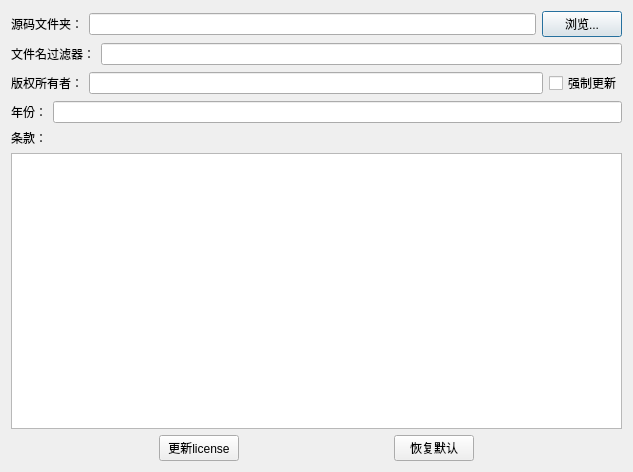
<?xml version="1.0" encoding="UTF-8"?>
<ui version="4.0">
 <class>Dialog</class>
 <widget class="QDialog" name="Dialog">
  <property name="geometry">
   <rect>
    <x>0</x>
    <y>0</y>
    <width>633</width>
    <height>472</height>
   </rect>
  </property>
  <property name="windowTitle">
   <string>Dialog</string>
  </property>
  <layout class="QVBoxLayout" name="verticalLayout_2">
   <item>
    <layout class="QHBoxLayout" name="horizontalLayout">
     <item>
      <widget class="QLabel" name="label">
       <property name="text">
        <string>源码文件夹：</string>
       </property>
      </widget>
     </item>
     <item>
      <widget class="QLineEdit" name="lineEditDir"/>
     </item>
     <item>
      <widget class="QPushButton" name="pushButtonDir">
       <property name="text">
        <string>浏览...</string>
       </property>
      </widget>
     </item>
    </layout>
   </item>
   <item>
    <layout class="QHBoxLayout" name="horizontalLayout_2">
     <item>
      <widget class="QLabel" name="label_2">
       <property name="text">
        <string>文件名过滤器：</string>
       </property>
      </widget>
     </item>
     <item>
      <widget class="QLineEdit" name="lineEditSuffix"/>
     </item>
    </layout>
   </item>
   <item>
    <layout class="QHBoxLayout" name="horizontalLayout_3">
     <item>
      <widget class="QLabel" name="label_3">
       <property name="text">
        <string>版权所有者：</string>
       </property>
      </widget>
     </item>
     <item>
      <widget class="QLineEdit" name="lineEditCopyright"/>
     </item>
     <item>
      <widget class="QCheckBox" name="checkBoxForceRenew">
       <property name="text">
        <string>强制更新</string>
       </property>
      </widget>
     </item>
    </layout>
   </item>
   <item>
    <layout class="QHBoxLayout" name="horizontalLayout_4">
     <item>
      <widget class="QLabel" name="label_4">
       <property name="text">
        <string>年份：</string>
       </property>
      </widget>
     </item>
     <item>
      <widget class="QLineEdit" name="lineEditYear"/>
     </item>
    </layout>
   </item>
   <item>
    <layout class="QVBoxLayout" name="verticalLayout">
     <item>
      <widget class="QLabel" name="label_5">
       <property name="text">
        <string>条款：</string>
       </property>
      </widget>
     </item>
     <item>
      <widget class="QPlainTextEdit" name="plainTextEditLicense"/>
     </item>
    </layout>
   </item>
   <item>
    <layout class="QHBoxLayout" name="horizontalLayout_5">
     <item>
      <spacer name="horizontalSpacer_2">
       <property name="orientation">
        <enum>Qt::Horizontal</enum>
       </property>
       <property name="sizeHint" stdset="0">
        <size>
         <width>40</width>
         <height>20</height>
        </size>
       </property>
      </spacer>
     </item>
     <item>
      <widget class="QPushButton" name="pushButtonRenew">
       <property name="text">
        <string>更新license</string>
       </property>
      </widget>
     </item>
     <item>
      <spacer name="horizontalSpacer_3">
       <property name="orientation">
        <enum>Qt::Horizontal</enum>
       </property>
       <property name="sizeHint" stdset="0">
        <size>
         <width>40</width>
         <height>20</height>
        </size>
       </property>
      </spacer>
     </item>
     <item>
      <widget class="QPushButton" name="pushButtonDefault">
       <property name="text">
        <string>恢复默认</string>
       </property>
      </widget>
     </item>
     <item>
      <spacer name="horizontalSpacer">
       <property name="orientation">
        <enum>Qt::Horizontal</enum>
       </property>
       <property name="sizeHint" stdset="0">
        <size>
         <width>40</width>
         <height>20</height>
        </size>
       </property>
      </spacer>
     </item>
    </layout>
   </item>
  </layout>
 </widget>
 <resources/>
 <connections/>
</ui>
